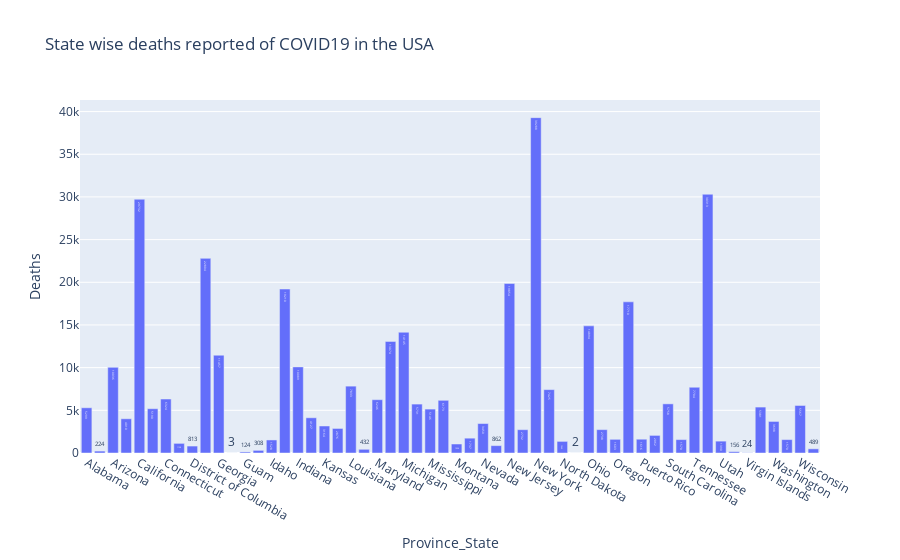

The cell this chart's notebook holds for it:
### Code cell
us_data = covid_data[(covid_data['Country_Region'] == 'US')]
us_states = us_data.groupby('Province_State')['Deaths'].sum().reset_index()
us_states_deaths = us_states[us_states['Deaths'] > 0]

px.bar(data_frame=us_states_deaths, x='Province_State', y='Deaths', title='State wise deaths reported of COVID19 in the USA', text='Deaths')

### Figure 1 — Plotly figure (JSON) as saved in the notebook; plotly's stock layout.template omitted (floating-point values rounded to 4 significant figures)
{"data": [{"alignmentgroup": "True", "hovertemplate": "Province_State=%{x}<br>Deaths=%{text}<extra></extra>", "legendgroup": "", "marker": {"color": "#636efa", "pattern": {"shape": ""}}, "name": "", "offsetgroup": "", "orientation": "v", "showlegend": false, "text": [5299, 224, 10036, 4010, 29732, 5190, 6324, 1128, 813, 22804, 11457, 3, 124, 308, 1528, 19210, 10089, 4127, 3164, 2876, 7833, 432, 6246, 13074, 14145, 5731, 5146, 6173, 1054, 1737, 3450, 862, 19854, 2732, 39288, 7425, 1360, 2, 14894, 2738, 1603, 17710, 1616, 2062, 5758, 1570, 7704, 30313, 1390, 156, 24, 5381, 3698, 1570, 5567, 489], "textposition": "auto", "type": "bar", "x": ["Alabama", "Alaska", "Arizona", "Arkansas", "California", "Colorado", "Connecticut", "Delaware", "District of Columbia", "Florida", "Georgia", "Grand Princess", "Guam", "Hawaii", "Idaho", "Illinois", "Indiana", "Iowa", "Kansas", "Kentucky", "Louisiana", "Maine", "Maryland", "Massachusetts", "Michigan", "Minnesota", "Mississippi", "Missouri", "Montana", "Nebraska", "Nevada", "New Hampshire", "New Jersey", "New Mexico", "New York", "North Carolina", "North Dakota", "Northern Mariana Islands", "Ohio", "Oklahoma", "Oregon", "Pennsylvania", "Puerto Rico", "Rhode Island", "South Carolina", "South Dakota", "Tennessee", "Texas", "Utah", "Vermont", "Virgin Islands", "Virginia", "Washington", "West Virginia", "Wisconsin", "Wyoming"], "xaxis": "x", "y": [5299, 224, 10036, 4010, 29732, 5190, 6324, 1128, 813, 22804, 11457, 3, 124, 308, 1528, 19210, 10089, 4127, 3164, 2876, 7833, 432, 6246, 13074, 14145, 5731, 5146, 6173, 1054, 1737, 3450, 862, 19854, 2732, 39288, 7425, 1360, 2, 14894, 2738, 1603, 17710, 1616, 2062, 5758, 1570, 7704, 30313, 1390, 156, 24, 5381, 3698, 1570, 5567, 489], "yaxis": "y"}], "layout": {"barmode": "relative", "legend": {"tracegroupgap": 0}, "title": {"text": "State wise deaths reported of COVID19 in the USA"}, "xaxis": {"anchor": "y", "domain": [0, 1], "title": {"text": "Province_State"}}, "yaxis": {"anchor": "x", "domain": [0, 1], "title": {"text": "Deaths"}}}}
